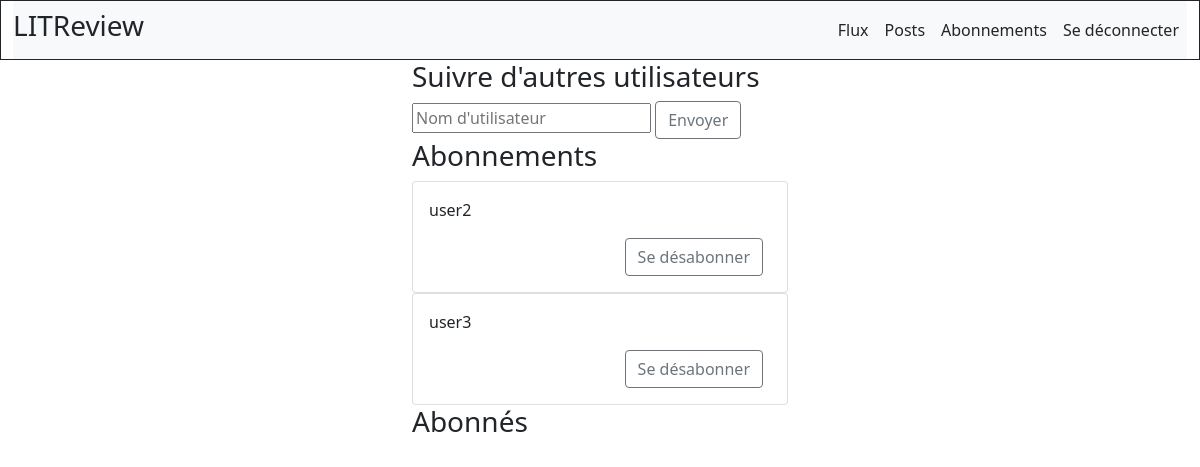
Page /follow/ (signed in) on the earlier database version.
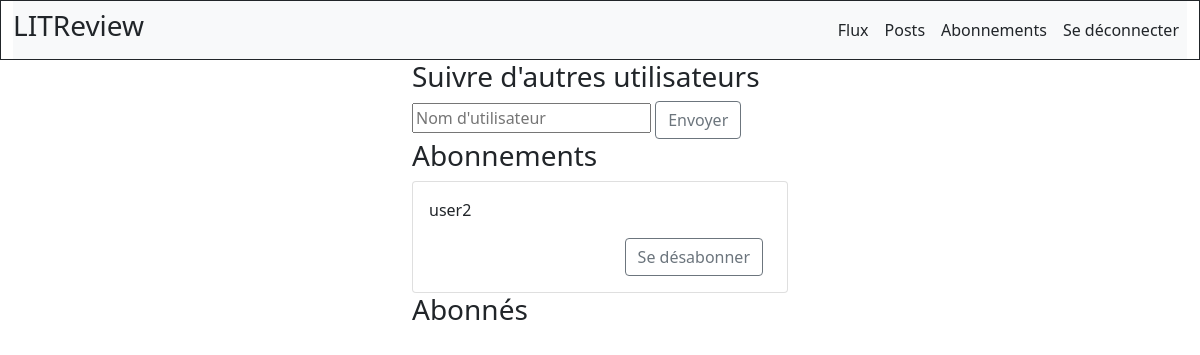
Same page on the later database version.
### content/models.py (models this page shows)
class UserFollows(models.Model):
    abonnements = models.ForeignKey(
        to=settings.AUTH_USER_MODEL, on_delete=models.CASCADE, related_name='abonnements')
    abonnes = models.ForeignKey(
        to=settings.AUTH_USER_MODEL, on_delete=models.CASCADE, related_name='abonnes')
    class Meta:
        verbose_name_plural = 'User Follows'
        unique_together = ('abonnements', 'abonnes')

### accounts/models.py (models this page shows)
class User(AbstractUser):
	class Meta:
		abstract=False

### content/views.py (the view)
# urls.py: path('follow/', views.follow, name='follow'),
@login_required
def follow(request):
	if request.POST.get('search'):
		users = User.objects.filter(username__iexact=request.POST.get('search'))
		new_abonne = users.first()
		userf = UserFollows.objects.create(abonnes=request.user, abonnements=new_abonne)
	abonnes = UserFollows.objects.filter(abonnes_id=request.user)
	abonnements = UserFollows.objects.filter(abonnements_id=request.user)
	context = {
		'abonnes': abonnes,
		'abonnements': abonnements,
	}
	return render(request, "content/follow.html", context)

### content/Templates/content/follow.html (shortened to what this page needs)
{% extends 'base.html' %}
{% block content_box_3 %}
  <div class="container col-md-4 justify-content-center">
   <h3>Suivre d'autres utilisateurs</h3>
     <div>
     <form method="POST">
         <input placeholder="Nom d'utilisateur" type="search" name="search">
         <button class="btn btn-outline-secondary" type="submit">Envoyer</button>
     </form>
     </div>
    <h3>Abonnements</h3>
      {% for abonnement in abonnes %}
           <div class="card">
              <div class="card-body">
                  <p class="card-text"> {{ abonnement.abonnements }}</p>
                  <div class="d-grid gap-2 d-md-flex justify-content-md-end">
                    <a href="{% url 'content:unfollow' abonnement.id %}" class="btn btn-outline-secondary me-md-2">Se désabonner</a>
                  </div>
              </div>
            </div>
      {% endfor %}
    <h3>Abonnés</h3>
</div>
{% endblock content_box_3 %}

Differences in the rows shown:
removed UserFollows: abonnements "user3"
